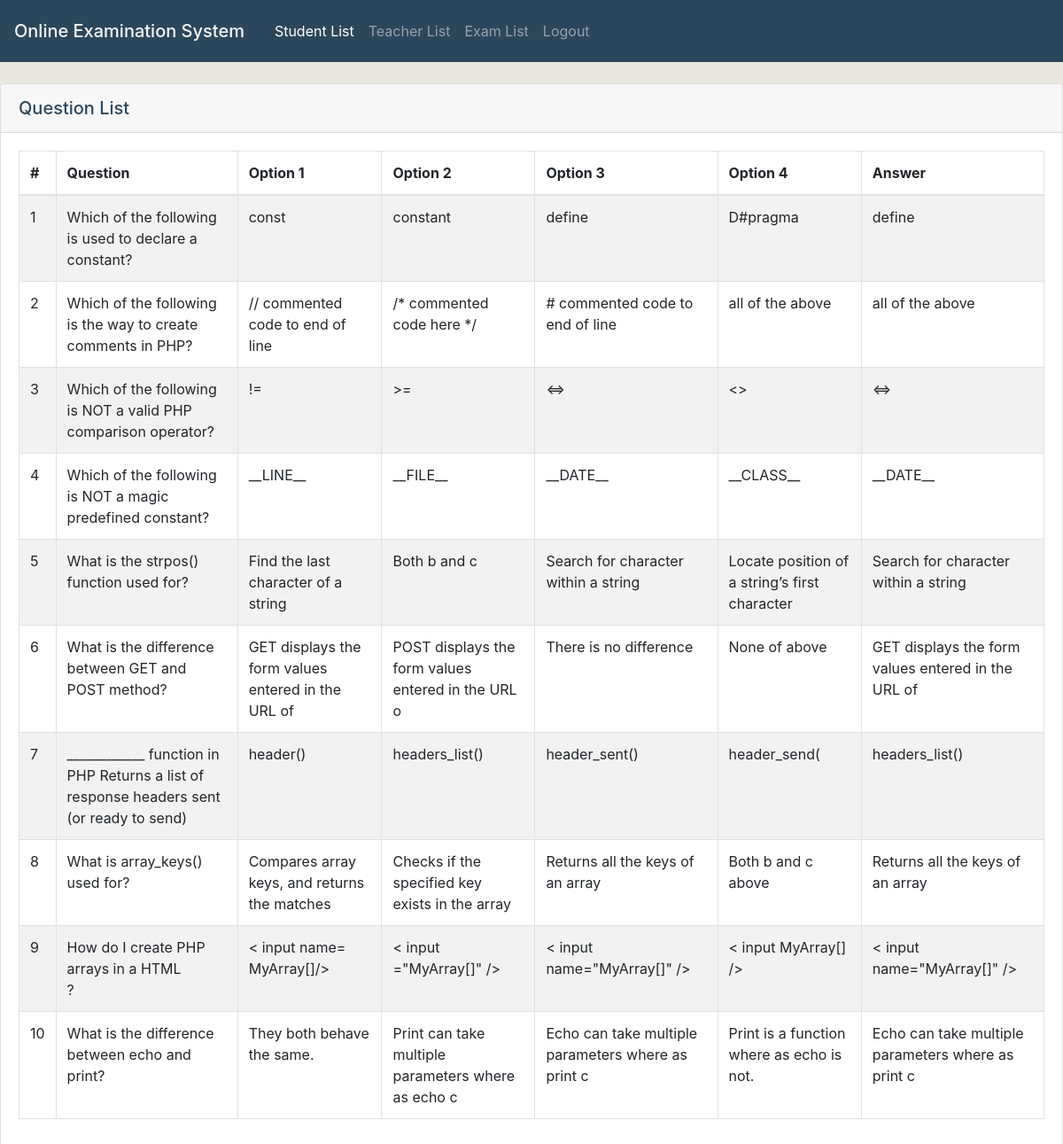
The app's page /questionList.php?id=4 (signed in) with its own data.
### tables this page shows
CREATE TABLE IF NOT EXISTS `question` (
`questionID` int(11) NOT NULL,
  `examID` int(11) NOT NULL,
  `question` varchar(100) NOT NULL,
  `option1` varchar(50) NOT NULL,
  `option2` varchar(50) NOT NULL,
  `option3` varchar(50) NOT NULL,
  `option4` varchar(50) NOT NULL,
  `answer` varchar(50) NOT NULL
);

### questionList.php (the view, shortened to what this page needs)
<?php
    include "header.php";
    include "dbConnection.php";
    include "dataTable.php";
    $id = $_GET["id"];
?>
<br>
<div class="card">
    <div class="card-header" style="font-size: 20px; font-weight: 500;">
        Question List
    </div>
    <div class="card-body">
        <table class="table table-striped table-bordered" style="width: 100%;" id="question_table" cellspacing="0" width="100%">
            <thead>
                <tr>
                <th scope="col">#</th>
                <th scope="col">Question</th>
                <th scope="col">Option 1</th>
                <th scope="col">Option 2</th>
                <th scope="col">Option 3</th>
                <th scope="col">Option 4</th>
                <th scope="col">Answer</th>
                </tr>
            </thead>
            <tbody>
            <?php
                $questionQuery = mysqli_query($conn, "SELECT question, option1, option2,
                                            option3, option4, answer FROM question WHERE examID='$id'");
                $questionRow = mysqli_fetch_row($questionQuery);
                $i = 1;
                do {
                    echo "<tr><td>$i</td>";
                    echo "<td>{$questionRow[0]}</td>";
                    echo "<td>{$questionRow[1]}</td>";
                    echo "<td>{$questionRow[2]}</td>";
                    echo "<td>{$questionRow[3]}</td>";
                    echo "<td>{$questionRow[4]}</td>";
                    echo "<td>{$questionRow[5]}</td>";
                    $questionRow = mysqli_fetch_row($questionQuery);
                    $i++;
                } while ($questionRow);
            ?>
            </tbody>
        </table>
    </div>
</div>

### css/header.css (style rules this page uses)
body { background-color: #E9E6E1 ; color: #2B475C; }

### records on screen
question: question "Which of the following is used to declare a constant?", option1 "const", option2 "constant", option3 "define", option4 "D#pragma", answer "define"
question: question "Which of the following is the way to create comments in PHP?", option1 "// commented code to end of line", option2 "/* commented code here */", option3 "# commented code to end of line", option4 "all of the above", answer "all of the above"
question: question "Which of the following is NOT a valid PHP comparison operator?", option1 "!=", option2 ">=", option3 "<=>", option4 "<>", answer "<=>"
question: question "Which of the following is NOT a magic predefined constant?", option1 "__LINE__", option2 "__FILE__", option3 "__DATE__", option4 "__CLASS__", answer "__DATE__"
question: question "What is the strpos() function used for?", option1 "Find the last character of a string", option2 "Both b and c", option3 "Search for character within a string", option4 "Locate position of a string’s first character", answer "Search for character within a string"
question: question "What is the difference between GET and POST method?", option1 "GET displays the form values entered in the URL of", option2 "POST displays the form values entered in the URL o", option3 "There is no difference", option4 "None of above", answer "GET displays the form values entered in the URL of"
question: question "____________ function in PHP Returns a list of response headers sent (or ready to send)", option1 "header()", option2 "headers_list()", option3 "header_sent()", option4 "header_send(", answer "headers_list()"
question: question "What is array_keys() used for?", option1 "Compares array keys, and returns the matches", option2 "Checks if the specified key exists in the array", option3 "Returns all the keys of an array", option4 "Both b and c above", answer "Returns all the keys of an array"
question: question "How do I create PHP arrays in a HTML ?", option1 "< input name= MyArray[]/>", option2 "< input =\"MyArray[]\" />", option3 "< input name=\"MyArray[]\" />", option4 "< input MyArray[] />", answer "< input name=\"MyArray[]\" />"
question: question "What is the difference between echo and print?", option1 "They both behave the same.", option2 "Print can take multiple parameters where as echo c", option3 "Echo can take multiple parameters where as print c", option4 "Print is a function where as echo is not.", answer "Echo can take multiple parameters where as print c"
